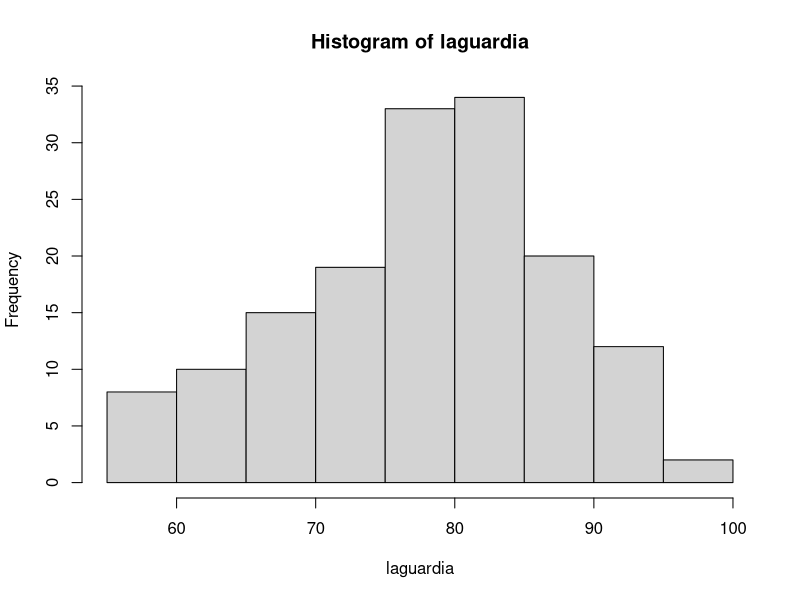
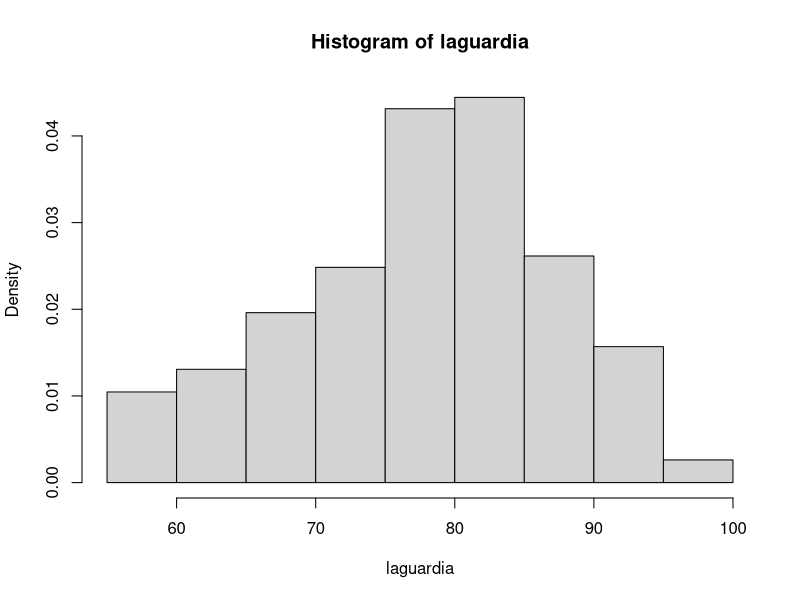
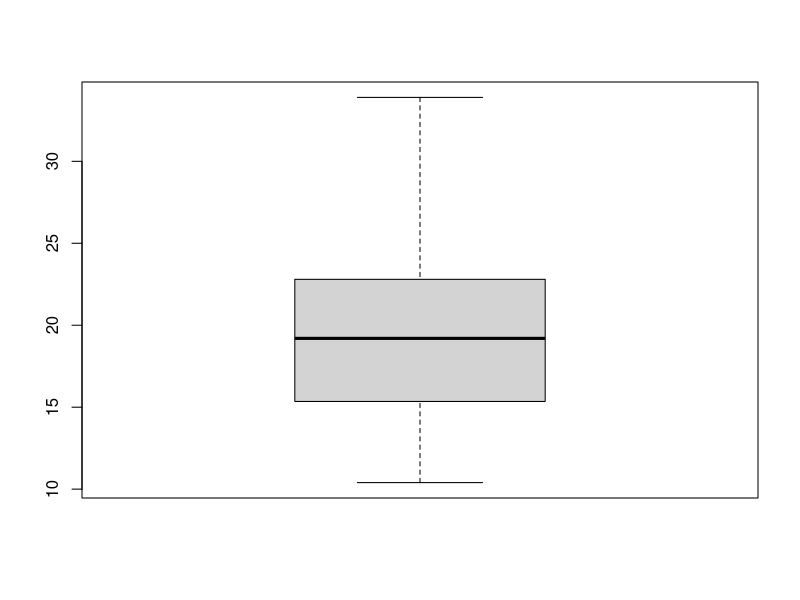
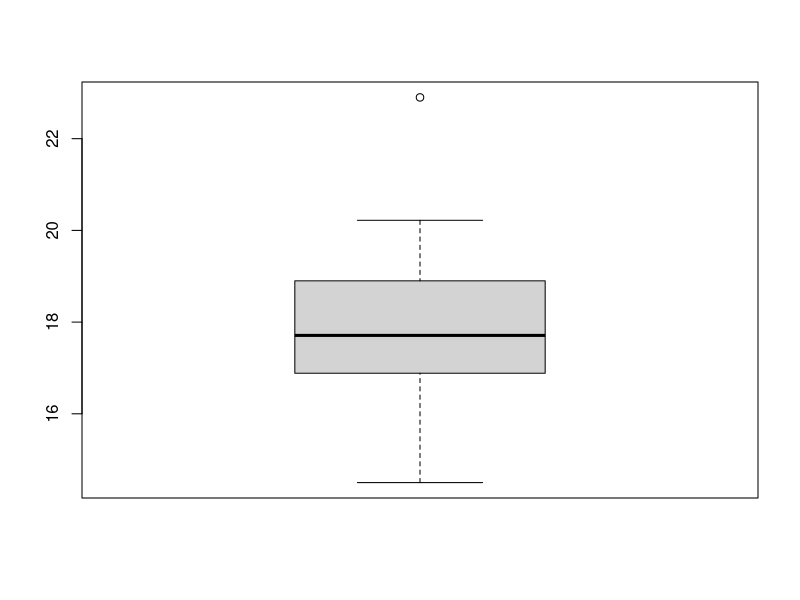
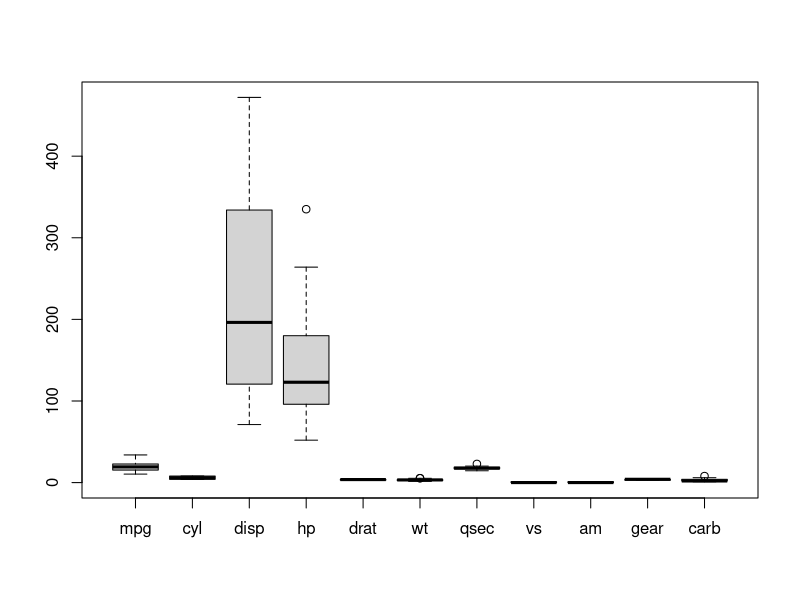

R code for these plots, in order:
laguardia <- c(67, 72, 74, 62, 56, 66, 65, 59, 61, 69, 74, 69, 66, 68, 58, 64, 66, 57, 68, 62, 59, 73, 61, 61, 57, 58, 57, 67, 81, 79, 76, 78, 74, 67, 84, 85, 79, 82, 87, 90, 87, 93, 92, 82, 80, 79, 77, 72, 65, 73, 76, 77, 76, 76, 76, 75, 78, 73, 80, 77, 83, 84, 85, 81, 84, 83, 83, 88, 92, 92, 89, 82, 73, 81, 91,  80, 81, 82, 84, 87, 85, 74, 81, 82, 86, 85, 82, 86, 88, 86, 83, 81, 81, 81, 82, 86, 85, 87, 89, 90,  90, 92, 86, 86, 82, 80, 79, 77, 79, 76, 78, 78, 77, 72, 75, 79, 81, 86, 88, 97, 94, 96, 94, 91, 92, 93, 93, 87, 84, 80, 78, 75, 73, 81, 76, 77, 71, 71, 78, 67, 76, 68, 82, 64, 71, 81, 69, 63, 70, 77,  75, 76, 68)
hist(laguardia, freq=TRUE) # freq histogram
hist(laguardia, freq=FALSE) # density histogram

mtcars # a build-in data set
attach(mtcars) # so I can use all variables inside matcars
summary(mpg)
mean(mpg)
median(mpg)
quantile(mpg, c(.25, .75))
quantile(mpg, .5)
boxplot(mpg)
summary(qsec)
boxplot(qsec) 
boxplot(mtcars) # draw comparative boxplots



sd(qsec) # standard deviation
var(qsec) # variance
(sum(qsec^2)-mean(qsec)^2*length(qsec))/(length(qsec)-1) # alternative definition
